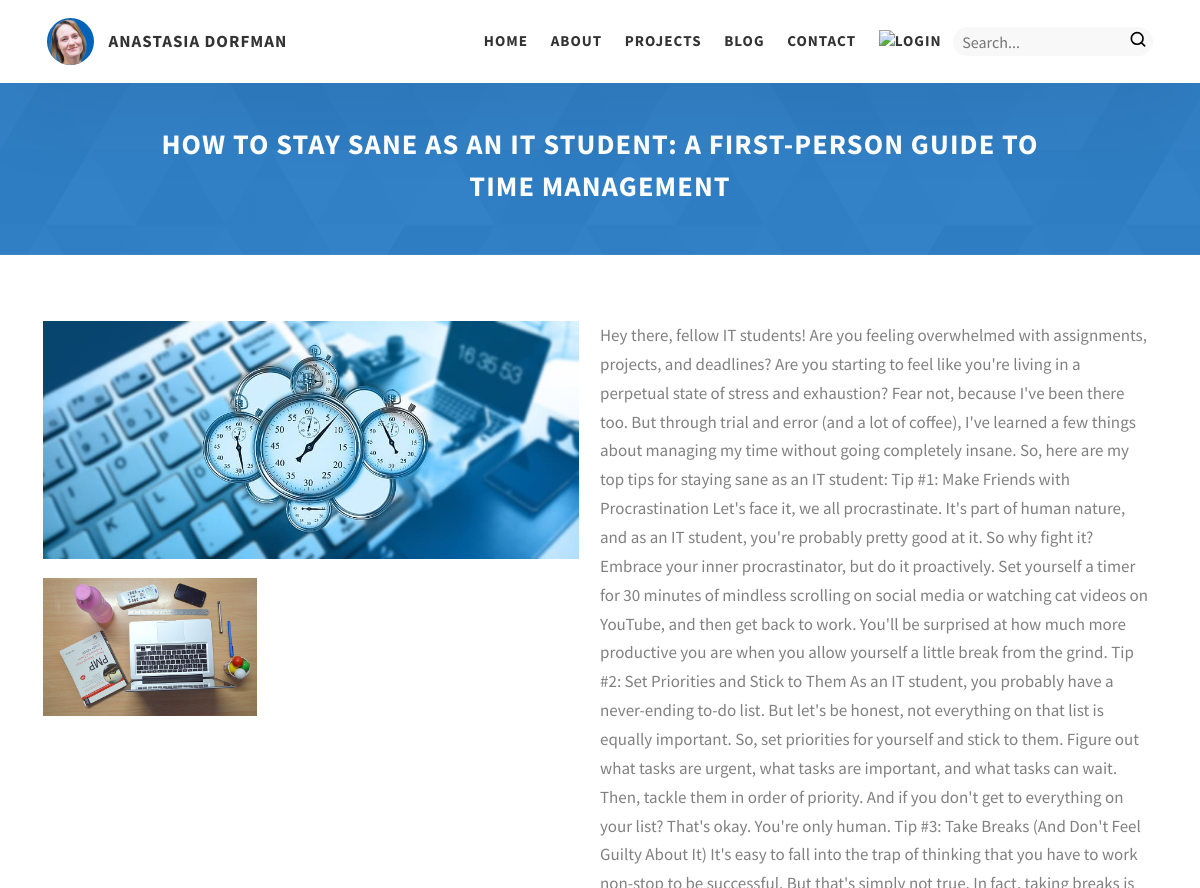
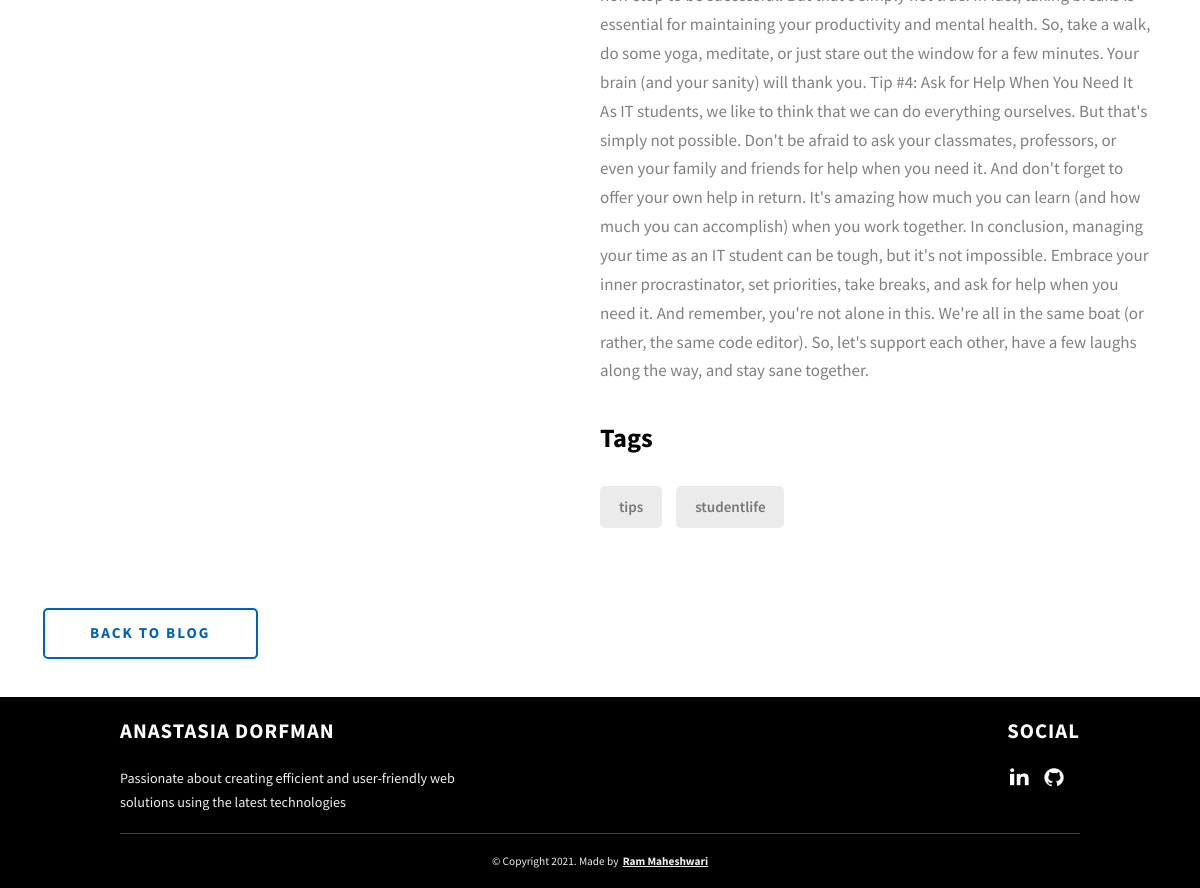
The app's page /post.php?post_id=16 with its own data (2 pictures, top to bottom).
### tables this page shows
CREATE TABLE `posts` (
  `post_id` int(11) NOT NULL AUTO_INCREMENT,
  `title` varchar(255) NOT NULL,
  `content` longtext NOT NULL,
  `created_at` timestamp NOT NULL DEFAULT CURRENT_TIMESTAMP,
  `blog_id` int(11) NOT NULL,
  `user_id` int(11) NOT NULL,
  PRIMARY KEY (`post_id`),
  KEY `FK_posts_idx` (`blog_id`),
  KEY `FK_posts_users_idx` (`user_id`),
  CONSTRAINT `FK_posts` FOREIGN KEY (`blog_id`) REFERENCES `blogs` (`blog_id`) ON DELETE NO ACTION ON UPDATE NO ACTION,
  CONSTRAINT `FK_posts_users` FOREIGN KEY (`user_id`) REFERENCES `users` (`user_id`) ON DELETE CASCADE ON UPDATE CASCADE
);

CREATE TABLE `images` (
  `image_id` int(11) NOT NULL AUTO_INCREMENT,
  `type` varchar(45) NOT NULL DEFAULT 'image',
  `name` varchar(45) DEFAULT NULL,
  `link` varchar(255) NOT NULL,
  `post_id` int(11) DEFAULT NULL,
  `project_id` int(11) DEFAULT NULL,
  PRIMARY KEY (`image_id`),
  KEY `FK_images_posts_idx` (`post_id`),
  KEY `FK_images_projects_idx` (`project_id`),
  CONSTRAINT `FK_images_posts` FOREIGN KEY (`post_id`) REFERENCES `posts` (`post_id`) ON DELETE NO ACTION ON UPDATE NO ACTION,
  CONSTRAINT `FK_images_projects` FOREIGN KEY (`project_id`) REFERENCES `projects` (`id`) ON DELETE NO ACTION ON UPDATE NO ACTION
);

### www/includes/Post.php (called while the page is built, shortened)
<?php
class Post
{
    private $title;
    private $content;
    private $tags = [];
    private $images = [];
    private $avatar = '';
    public function __construct(
        int $userId,
        string $title,
        string $content,
        int $blogId,
        array $tags = null,
        int $postId = null,
        array $images = null,
        string $avatar = null
    ) {
        $this->title = $title;
        $this->content = $content;
        $this->tags = $tags;
        $this->images = $images;
        $this->avatar = $avatar;
    }
    public function getTitle(): string
    {
        return $this->title;
    }
    public function getContent(): string
    {
        return $this->content;
    }
    public function getTags(): array
    {
        return $this->tags;
    }
    public function getImages(): array
    {
        return $this->images;
    }
    public function getAvatar(): string
    {
        return $this->avatar;
    }
    public static function getPostById(int $postId)
    {
        try {
            $tags = self::getTagsByPostId($postId);
            $images = self::getImagesByPostId($postId);
            $avatar = self::getAvatarByPostId($postId);
            $con = $GLOBALS['con'];
            $sql = "SELECT title, content, created_at, blog_id, user_id FROM posts WHERE post_id = ?";
            $stmt = $con->prepare($sql);
            $stmt->bind_param('i', $postId);
            $stmt->execute();
            $result = $stmt->get_result();
            if ($result->num_rows > 0) {
                $row = $result->fetch_assoc();
                return new Post(
                    $row['user_id'],
                    $row['title'],
                    $row['content'],
                    $row['blog_id'],
                    $tags,
                    $postId,
                    $images,
                    $avatar
                );
            } else {
                return null;
            }
        } catch (Exception $ex) {
            setFeedbackAndRedirect($ex->getMessage(), "error");
        }
    }
    private static function getTagsByPostId($postId): array
    {
        try {
            $con = $GLOBALS['con'];
            $sql = "SELECT tag_name FROM post_tags WHERE post_id = $postId";
            $result = $con->query($sql);
            $tags = [];
            while ($row = $result->fetch_assoc()) {
                array_push($tags, $row['tag_name']);
            }
            return $tags;
        } catch (Exception $ex) {
            setFeedbackAndRedirect($ex->getMessage(), "error");
        }
    }
    private static function getAvatarByPostId($postId): string
    {
        try {
            $con = $GLOBALS['con'];
            $sql = "SELECT link FROM images WHERE post_id = $postId AND type = 'avatar'";
            $result = $con->query($sql);
            $numRows = $result->num_rows;
            $avatar = '';
            if ($numRows == 1) {
                $row = $result->fetch_assoc();
                $avatar = $row['link'];
            }
            return $avatar;
        } catch (Exception $ex) {
            setFeedbackAndRedirect($ex->getMessage(), "error");
        }
    }
    private static function getImagesByPostId($postId): array
    {
        try {
            $con = $GLOBALS['con'];
            $sql = "SELECT link FROM images WHERE post_id = $postId AND type = 'image'";
            $result = $con->query($sql);
            $images = [];
            while ($row = $result->fetch_assoc()) {
                array_push($images, $row['link']);
            }
            return $images;
        } catch (Exception $ex) {
            setFeedbackAndRedirect($ex->getMessage(), "error");
        }
    }
}

### www/post.php (the view, shortened to what this page needs)
<?php
include_once "includes/Post.php";
$postId = $_GET['post_id'];
$post = Post::getPostById($postId);
$images = $post->getImages();
$tags = $post->getTags();
?>
<!DOCTYPE html>
<html lang="en">
<head>
    <link rel="stylesheet" href="includes/css/style.css" />
</head>
<body>
    <?php
    include "includes/header.php";
    ?>
    <div class="post">
        <div class="post__title">
            <h1 class="heading-post"><?php echo $post->getTitle() ?></h1>
        </div>
    </div>
    <div class="post__content">
        <div class="post__row">
            <div class="post__col">
                <img src="<?php echo $post->getAvatar() ?>" class="post__avatar"/>
                <div class="post__row">
                    <?php
                    foreach ($images as $i) {
                    ?>
                        <img src="<?php echo $i ?>" class="post__img" />
                    <?php
                    }
                    ?>
                </div>
            </div>
            <div class="post__content-main">
                <p class="project-details__desc-para"><?php echo $post->getContent() ?></p>
                <br>
                <div class="project-details__tools-used">
                    <h3 class="project-details__content-title">Tags</h3>
                    <div class="skills">
                        <?php
                        foreach ($tags as $t) {
                        ?>
                            <div class="skills__skill">
                                <?php echo $t ?>
                            </div>
                        <?php
                        }
                        ?>
                    </div>
                </div>
            </div>
        </div>
        <a href="./blog.php" class="btn btn--med btn--theme-inv btn-back" target="_blank">Back to Blog</a>
    </div>
    <?php
    include "includes/footer.php";
    ?>
</body>
</html>

### www/includes/css/style.css (style rules this page uses)
*, *::after, *::before { margin: 0; padding: 0; box-sizing: inherit; font-family: inherit; }
html { font-size: 62.5%; scroll-behavior: smooth; }
@media only screen and (max-width: 75em) { html { font-size: 59%; } }
body { box-sizing: border-box; position: relative; line-height: 1.5; font-family: sans-serif; overflow-x: hidden; overflow-y: scroll; font-family: 'Source Sans Pro', sans-serif; }
a { text-decoration: none; color: inherit; }
.btn { background: #fff; color: #333; text-transform: uppercase; letter-spacing: 2px; display: inline-block; font-weight: 700; border-radius: 5px; box-shadow: 0 5px 15px 0 rgba(0, 0, 0, 0.15); transition: transform .3s; }
.btn--med { padding: 1.2rem 3rem; font-size: 1.6rem; }
.btn--theme-inv { color: #0062b9; background: #fff; border: 2px solid #0062b9; box-shadow: none; padding: calc(1.5rem - 2px) calc(5rem - 2px); margin-right: 1rem; }
.project-details__content-title { font-weight: 700; font-size: 2.8rem; margin-bottom: 3rem; }
.project-details__desc-para { font-size: 1.8rem; line-height: 1.7; color: grey; margin-bottom: 2rem; }
.project-details__tools-used { margin: 0 0 7rem 0; }
.skills { display: flex; flex-wrap: wrap; }
.skills__skill { padding: 1rem 2rem; margin-bottom: 1.5rem; margin-right: 1.5rem; font-size: 1.6rem; background: rgba(153, 153, 153, 0.2); border-radius: 5px; font-weight: 600; color: #777; }
.heading-post { display: block; font-size: 3rem; text-transform: uppercase; letter-spacing: 1.1px; text-align: center; position: relative; }
.post { color: #fff; background: linear-gradient(to right, rgba(0, 98, 185, 0.8), rgba(0, 98, 185, 0.8)), url(../../assets/svg/common-bg.svg); background-size: cover; background-position: center; position: relative; }
.post__title { padding: 13rem 0 5rem 0; max-width: 100rem; width: 92%; margin: auto; }
.post__content { padding: 7rem 0 4rem 0; width: 96%; margin: auto; }
.post__content-main { width: 96%; }
.post__col { display: flex; flex-direction: column; justify-content: flex-start; margin-left: 2rem; width: 93%; }
.post__row { display: grid; grid-template-columns: 2fr 2fr; }
.post__avatar { width: 100%; margin-bottom: 2rem; max-width: 700px; }
.post__img { max-width: 80%; margin-bottom: 5rem; }
.btn-back { align-self: flex-start; margin-left: 2rem; }

### records on screen
posts: title "HOW TO STAY SANE AS AN IT STUDENT: A FIRST-PERSON GUIDE TO TIME MANAGEMENT", content "Hey there, fellow IT students! Are you feeling overwhelmed with assignments, projects, and deadlines? Are you starting to feel like you're living in a perpetual state of stress and exhaustion? Fear not, because I've been there too. But through trial and error (and a lot of coffee), I've learned a few things about managing my time without going completely insane. So, here are my top tips for staying sane as an IT student: Tip #1: Make Friends with Procrastination Let's face it, we all procrastinate. It's part of human nature, and as an IT student, you're probably pretty good at it. So why fight it? Embrace your inner procrastinator, but do it proactively. Set yourself a timer for 30 minutes…"
images: link (picture)

### other values on screen
$t "tips"
$t "studentlife"
